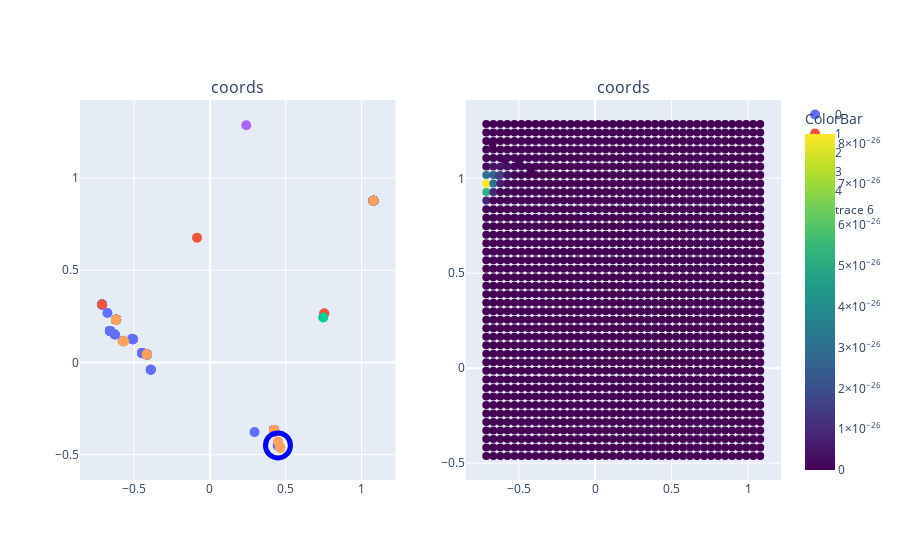

Notebook code cell kept with this figure:
### Code cell
from plotly import tools

title= 'coords'
fig_subplots = tools.make_subplots(rows=1, cols=2,subplot_titles=tuple([title]*2))

for trace in figwl:
    fig_subplots.append_trace(trace, 1, 1)
    

trace= go.Scatter(
    x= granted[:,0],
    y= granted[:,1],
    #z= grid_likes,
    mode= 'markers',
    marker= {
        'color':grid_likes,
        'colorbar': go.scatter.marker.ColorBar(
            title= 'ColorBar'
        ),
        'colorscale':'Viridis',
        'line': {'width': 0},
        'size': 8,
        'symbol': 'circle',
      "opacity": 1
      }
)

fig_subplots.append_trace(trace, 1,2)

iplot(fig_subplots)

### Figure 1 — Plotly figure (JSON) as saved in the notebook; plotly's stock layout.template omitted (floating-point values rounded to 4 significant figures; data arrays with more than 128 entries replaced by an {"elided": "..."} marker saying what was removed)
{"data": [{"marker": {"size": 10}, "mode": "markers", "name": "0", "text": {"elided": "165 str values"}, "type": "scatter", "x": {"elided": "165 float values"}, "xaxis": "x", "y": {"elided": "165 float values"}, "yaxis": "y"}, {"marker": {"size": 10}, "mode": "markers", "name": "1", "text": ["i0_pop1_aro", "i1_pop1_aro", "i3_pop1_aro", "i4_pop1_aro", "i7_pop1_aro", "i13_pop1_aro", "i15_pop1_aro", "i16_pop1_aro", "i21_pop1_aro", "i32_pop1_aro", "i35_pop1_aro", "i41_pop1_aro", "i42_pop1_aro", "i49_pop1_aro", "i50_pop1_aro", "i51_pop1_aro", "i60_pop1_aro", "i62_pop1_temp", "i63_pop1_temp", "i69_pop1_trop", "i70_pop1_trop", "i74_pop1_trop", "i77_pop1_trop", "i78_pop1_trop", "i82_pop1_aro", "i83_pop1_aro", "i86_pop1_aro", "i94_pop1_temp", "i97_pop1_temp", "i99_pop1_temp", "i102_pop1_temp", "i105_pop1_temp", "i106_pop1_subtrop", "i109_pop1_temp", "i113_pop1_temp", "i115_pop1_trop", "i121_pop1_temp", "i122_pop1_temp", "i123_pop1_temp", "i124_pop1_temp", "i125_pop1_temp", "i126_pop1_subtrop", "i127_pop1_subtrop", "i128_pop1_temp", "i130_pop1_temp", "i131_pop1_subtrop", "i132_pop1_temp", "i133_pop1_temp", "i134_pop1_trop", "i135_pop1_temp", "i136_pop1_trop", "i137_pop1_temp", "i139_pop1_temp", "i140_pop1_temp", "i141_pop1_temp", "i144_pop1_trop", "i145_pop1_trop", "i146_pop1_trop", "i147_pop1_temp", "i148_pop1_temp", "i149_pop1_trop", "i150_pop1_trop", "i151_pop1_trop", "i152_pop1_trop", "i153_pop1_temp", "i154_pop1_subtrop", "i155_pop1_subtrop", "i156_pop1_subtrop", "i158_pop1_subtrop", "i159_pop1_subtrop", "i160_pop1_subtrop", "i161_pop1_trop", "i162_pop1_subtrop", "i163_pop1_subtrop", "i167_pop1_trop", "i168_pop1_trop", "i169_pop1_subtrop", "i170_pop1_subtrop", "i171_pop1_trop", "i172_pop1_temp", "i173_pop1_subtrop", "i174_pop1_trop", "i176_pop1_temp", "i180_pop1_trop", "i181_pop1_trop", "i184_pop1_trop", "i185_pop1_trop", "i187_pop1_temp", "i188_pop1_temp", "i189_pop1_temp", "i193_pop1_temp", "i195_pop1_temp", "i196_pop1_temp", "i197_pop1_temp", "i216_pop1_temp", "i236_pop1_trop", "i241_pop1_trop", "i254_pop1_temp", "i257_pop1_temp", "i264_pop1_subtrop", "i266_pop1_subtrop", "i270_pop1_subtrop", "i273_pop1_subtrop", "i302_pop1_temp", "i315_pop1_trop", "i321_pop1_subtrop", "i339_pop1_trop", "i347_pop1_trop", "i366_pop1_subtrop", "i374_pop1_subtrop", "i375_pop1_subtrop", "i381_pop1_subtrop", "i384_pop1_temp"], "type": "scatter", "x": [0.423, 1.079, 1.079, 0.423, 1.079, 0.7543, 1.079, 0.4272, -0.4159, 0.423, 0.423, 0.423, 0.423, 1.079, 1.079, -0.7116, 0.423, 1.079, 0.7543, 0.423, 0.423, -0.4159, -0.4159, 0.423, 0.423, -0.08462, 1.079, 0.423, 0.423, 0.423, 0.423, 0.423, 0.423, -0.4159, 0.423, -0.4159, -0.4159, 0.423, 0.423, -0.4159, -0.4159, 0.423, -0.4159, 0.423, 1.079, 0.423, 0.423, 0.423, 0.423, 0.423, 0.423, -0.6188, 1.079, 0.423, 1.079, 1.079, -0.4159, 0.423, 1.079, 0.423, 0.423, 1.079, 0.423, -0.4159, 0.423, -0.4159, 0.423, 1.079, 0.423, 0.423, 0.423, 0.423, -0.4159, -0.4159, 0.423, -0.4159, 1.079, -0.4159, 0.423, 0.423, 0.423, 0.423, -0.4159, 0.423, 0.423, -0.4159, 0.423, 1.079, -0.4159, 0.423, 0.423, 0.423, 1.079, 0.423, -0.4159, 0.423, 1.079, 0.423, -0.4159, 1.079, 0.423, -0.4159, 0.423, 0.423, 1.079, 0.423, 0.4272, 1.079, 0.423, 1.079, 0.423, 0.423, 0.423], "xaxis": "x", "y": [-0.3665, 0.8762, 0.8762, -0.3665, 0.8762, 0.2659, 0.8762, -0.3752, 0.04332, -0.3665, -0.3665, -0.3665, -0.3665, 0.8762, 0.8762, 0.3147, -0.3665, 0.8762, 0.2659, -0.3665, -0.3665, 0.04332, 0.04332, -0.3665, -0.3665, 0.6758, 0.8762, -0.3665, -0.3665, -0.3665, -0.3665, -0.3665, -0.3665, 0.04332, -0.3665, 0.04332, 0.04332, -0.3665, -0.3665, 0.04332, 0.04332, -0.3665, 0.04332, -0.3665, 0.8762, -0.3665, -0.3665, -0.3665, -0.3665, -0.3665, -0.3665, 0.2321, 0.8762, -0.3665, 0.8762, 0.8762, 0.04332, -0.3665, 0.8762, -0.3665, -0.3665, 0.8762, -0.3665, 0.04332, -0.3665, 0.04332, -0.3665, 0.8762, -0.3665, -0.3665, -0.3665, -0.3665, 0.04332, 0.04332, -0.3665, 0.04332, 0.8762, 0.04332, -0.3665, -0.3665, -0.3665, -0.3665, 0.04332, -0.3665, -0.3665, 0.04332, -0.3665, 0.8762, 0.04332, -0.3665, -0.3665, -0.3665, 0.8762, -0.3665, 0.04332, -0.3665, 0.8762, -0.3665, 0.04332, 0.8762, -0.3665, 0.04332, -0.3665, -0.3665, 0.8762, -0.3665, -0.3752, 0.8762, -0.3665, 0.8762, -0.3665, -0.3665, -0.3665], "yaxis": "y"}, {"marker": {"size": 10}, "mode": "markers", "name": "2", "text": ["i2_pop2_aro", "i19_pop2_aro", "i23_pop2_aro", "i34_pop2_aro", "i36_pop2_aro", "i87_pop2_temp", "i88_pop2_temp", "i89_pop2_temp", "i90_pop2_temp", "i91_pop2_temp", "i92_pop2_temp", "i93_pop2_temp", "i95_pop2_temp", "i96_pop2_temp", "i98_pop2_temp", "i101_pop2_temp", "i104_pop2_temp", "i108_pop2_temp", "i111_pop2_temp", "i112_pop2_temp", "i118_pop2_temp", "i138_pop2_trop", "i142_pop2_temp", "i143_pop2_temp", "i157_pop2_trop", "i175_pop2_temp", "i179_pop2_temp", "i182_pop2_subtrop", "i186_pop2_temp", "i190_pop2_trop", "i198_pop2_temp", "i202_pop2_trop", "i204_pop2_temp", "i205_pop2_trop", "i222_pop2_temp", "i224_pop2_subtrop", "i228_pop2_trop", "i234_pop2_trop", "i242_pop2_trop", "i250_pop2_trop", "i252_pop2_trop", "i274_pop2_trop", "i280_pop2_trop", "i284_pop2_trop", "i285_pop2_subtrop", "i289_pop2_trop", "i291_pop2_trop", "i309_pop2_temp", "i320_pop2_subtrop", "i322_pop2_trop", "i328_pop2_trop", "i343_pop2_temp", "i351_pop2_subtrop", "i353_pop2_subtrop", "i364_pop2_subtrop", "i365_pop2_subtrop", "i382_pop2_subtrop"], "type": "scatter", "x": [0.7476, -0.4159, -0.4159, 1.079, 1.079, -0.4159, -0.4159, 0.423, 0.423, 0.423, -0.4159, 0.423, 0.423, 0.423, 0.423, 0.423, 0.423, -0.4159, -0.4159, 0.423, -0.4159, -0.6188, -0.4159, 0.423, 1.079, 0.423, 0.423, 0.423, -0.4159, 0.423, 0.423, 1.079, 0.423, 0.423, -0.5701, 0.423, 0.423, -0.5701, 0.423, 0.423, 0.423, -0.4159, 0.423, 0.423, -0.4159, 0.423, 0.423, 0.423, -0.4159, -0.4159, 0.423, -0.4159, -0.4159, -0.4159, 0.423, 0.423, -0.4159], "xaxis": "x", "y": [0.2438, 0.04332, 0.04332, 0.8762, 0.8762, 0.04332, 0.04332, -0.3665, -0.3665, -0.3665, 0.04332, -0.3665, -0.3665, -0.3665, -0.3665, -0.3665, -0.3665, 0.04332, 0.04332, -0.3665, 0.04332, 0.2321, 0.04332, -0.3665, 0.8762, -0.3665, -0.3665, -0.3665, 0.04332, -0.3665, -0.3665, 0.8762, -0.3665, -0.3665, 0.1152, -0.3665, -0.3665, 0.1152, -0.3665, -0.3665, -0.3665, 0.04332, -0.3665, -0.3665, 0.04332, -0.3665, -0.3665, -0.3665, 0.04332, 0.04332, -0.3665, 0.04332, 0.04332, 0.04332, -0.3665, -0.3665, 0.04332], "yaxis": "y"}, {"marker": {"size": 10}, "mode": "markers", "name": "3", "text": ["i17_pop3_aro", "i39_pop3_aro", "i48_pop3_aro", "i100_pop3_temp", "i103_pop3_temp", "i107_pop3_temp", "i110_pop3_temp", "i114_pop3_temp", "i120_pop3_temp", "i129_pop3_temp", "i164_pop3_subtrop", "i165_pop3_subtrop", "i177_pop3_trop", "i178_pop3_trop", "i183_pop3_trop", "i192_pop3_temp", "i207_pop3_temp", "i220_pop3_trop", "i221_pop3_trop", "i231_pop3_trop", "i256_pop3_temp", "i299_pop3_temp", "i311_pop3_temp", "i314_pop3_subtrop", "i361_pop3_trop", "i378_pop3_subtrop"], "type": "scatter", "x": [0.423, 0.24, 0.423, -0.4159, 0.423, -0.4159, -0.4159, -0.4159, 1.079, 0.423, 0.423, 0.423, 0.423, 0.423, 0.423, -0.4159, 0.423, -0.4159, -0.4159, -0.4159, 0.423, -0.4159, 1.079, -0.4159, 0.423, -0.4159], "xaxis": "x", "y": [-0.3665, 1.286, -0.3665, 0.04332, -0.3665, 0.04332, 0.04332, 0.04332, 0.8762, -0.3665, -0.3665, -0.3665, -0.3665, -0.3665, -0.3665, 0.04332, -0.3665, 0.04332, 0.04332, 0.04332, -0.3665, 0.04332, 0.8762, 0.04332, -0.3665, 0.04332], "yaxis": "y"}, {"marker": {"size": 10}, "mode": "markers", "name": "4", "text": ["i45_pop4_aro", "i47_pop4_aro", "i119_pop4_temp", "i200_pop4_trop", "i206_pop4_temp", "i219_pop4_trop", "i226_pop4_subtrop", "i232_pop4_trop", "i237_pop4_trop", "i240_pop4_trop", "i247_pop4_trop", "i277_pop4_trop", "i290_pop4_trop", "i304_pop4_subtrop", "i308_pop4_temp", "i331_pop4_trop", "i341_pop4_trop", "i344_pop4_trop", "i349_pop4_subtrop", "i352_pop4_temp", "i355_pop4_subtrop", "i357_pop4_subtrop", "i367_pop4_subtrop", "i377_pop4_subtrop"], "type": "scatter", "x": [-0.4159, -0.6188, -0.5701, -0.5701, -0.5701, -0.5701, 0.4503, -0.5701, 0.4639, -0.5701, -0.5701, -0.5701, -0.6188, 0.4639, 0.423, -0.5701, -0.6188, 1.079, 0.423, -0.5701, -0.4159, -0.5701, 0.4639, -0.5701], "xaxis": "x", "y": [0.04332, 0.2321, 0.1152, 0.1152, 0.1152, 0.1152, -0.4303, 0.1152, -0.4622, 0.1152, 0.1152, 0.1152, 0.2321, -0.4622, -0.3665, 0.1152, 0.2321, 0.8762, -0.3665, 0.1152, 0.04332, 0.1152, -0.4622, 0.1152], "yaxis": "y"}, {"marker": {"color": "rgba(135, 206, 250, 0)", "line": {"color": "blue", "width": 5}, "opacity": 1, "size": 25}, "mode": "markers", "showlegend": false, "type": "scatter", "x": [0.449], "xaxis": "x", "y": [-0.4494], "yaxis": "y"}, {"marker": {"color": {"elided": "1605 float values"}, "colorbar": {"title": {"text": "ColorBar"}}, "colorscale": [[0, "#440154"], [0.1111, "#482878"], [0.2222, "#3e4989"], [0.3333, "#31688e"], [0.4444, "#26828e"], [0.5556, "#1f9e89"], [0.6667, "#35b779"], [0.7778, "#6ece58"], [0.8889, "#b5de2b"], [1, "#fde725"]], "line": {"width": 0}, "opacity": 1, "size": 8, "symbol": "circle"}, "mode": "markers", "type": "scatter", "x": {"elided": "1605 float values"}, "xaxis": "x2", "y": {"elided": "1605 float values"}, "yaxis": "y2"}], "layout": {"annotations": [{"font": {"size": 16}, "showarrow": false, "text": "coords", "x": 0.225, "xanchor": "center", "xref": "paper", "y": 1, "yanchor": "bottom", "yref": "paper"}, {"font": {"size": 16}, "showarrow": false, "text": "coords", "x": 0.775, "xanchor": "center", "xref": "paper", "y": 1, "yanchor": "bottom", "yref": "paper"}], "xaxis": {"anchor": "y", "domain": [0, 0.45]}, "xaxis2": {"anchor": "y2", "domain": [0.55, 1]}, "yaxis": {"anchor": "x", "domain": [0, 1]}, "yaxis2": {"anchor": "x2", "domain": [0, 1]}}}
